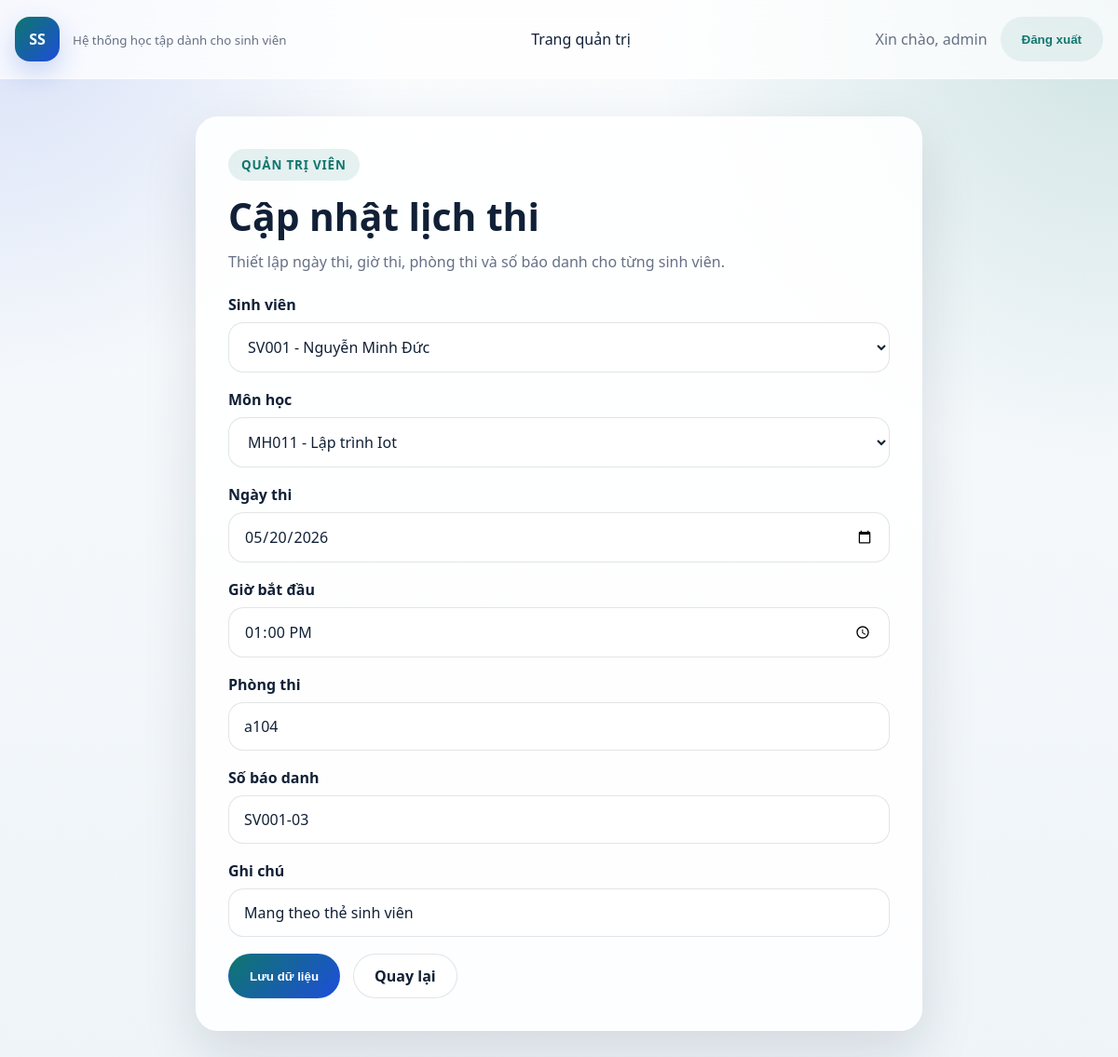
Page /exam-schedules/65/edit/ (signed in) on the committed database.
### students/models.py (models this page shows, shortened)
class ExamSchedule(models.Model):
    student = models.ForeignKey(
        Student,
        on_delete=models.CASCADE,
        related_name="exam_schedules",
        verbose_name="Sinh viên",
    )
    subject = models.ForeignKey(
        Subject,
        on_delete=models.CASCADE,
        related_name="exam_schedules",
        verbose_name="Môn học",
    )
    exam_date = models.DateField(verbose_name="Ngày thi")
    start_time = models.TimeField(verbose_name="Giờ bắt đầu")
    room = models.CharField(max_length=50, verbose_name="Phòng thi")
    seat_number = models.CharField(max_length=20, blank=True, verbose_name="Số báo danh")
    note = models.CharField(max_length=255, blank=True, verbose_name="Ghi chú")
    created_at = models.DateTimeField(auto_now_add=True)
    updated_at = models.DateTimeField(auto_now=True)
    class Meta:
        ordering = ["student__student_code", "exam_date", "start_time"]
        verbose_name = "Lịch thi"
        verbose_name_plural = "Lịch thi"
        constraints = [
            models.UniqueConstraint(
                fields=["student", "subject", "exam_date", "start_time"],
                name="unique_student_exam_slot",
            )
        ]

### students/views.py (the view)
# urls.py: path("exam-schedules/<int:pk>/edit/", views.ExamScheduleUpdateView.as_view(), name="exam_schedule_edit"),
class ExamScheduleUpdateView(StaffRequiredMixin, SuccessMessageMixin, UpdateView):
    model = ExamSchedule
    form_class = ExamScheduleForm
    template_name = "students/exam_schedule_form.html"
    success_url = reverse_lazy("students:exam_schedule_list")
    success_message = "Cập nhật lịch thi thành công."

### students/forms.py
class ExamScheduleForm(BootstrapFormMixin, forms.ModelForm):
    class Meta:
        model = ExamSchedule
        fields = [
            "student",
            "subject",
            "exam_date",
            "start_time",
            "room",
            "seat_number",
            "note",
        ]
        widgets = {
            "exam_date": DateInput(),
            "start_time": forms.TimeInput(attrs={"type": "time"}),
        }
    def __init__(self, *args, **kwargs):
        super().__init__(*args, **kwargs)
        self.fields["student"].queryset = Student.objects.order_by("student_code")
        self.fields["subject"].queryset = Subject.objects.order_by("subject_code")

### students/models.py (called while the page is built)
    def __str__(self):
        return f"{self.student_code} - {self.full_name}"

    def __str__(self):
        return f"{self.subject_code} - {self.name}"

### students/views.py (called while the page is built)
    def test_func(self):
        return self.request.user.is_staff

### students/templates/students/exam_schedule_form.html (shortened to what this page needs)
{% extends "students/base.html" %}
{% block content %}
<section class="form-shell">
    <div class="form-card">
        <span class="eyebrow">Quản trị viên</span>
        <h1>{% if form.instance.pk %}Cập nhật lịch thi{% else %}Thêm lịch thi{% endif %}</h1>
        <p>Thiết lập ngày thi, giờ thi, phòng thi và số báo danh cho từng sinh viên.</p>
        <form method="post" class="styled-form">
            {% for field in form %}
                <div class="field-group">
                    <label for="{{ field.id_for_label }}">{{ field.label }}</label>
                    {{ field }}
                </div>
            {% endfor %}
            <div class="form-actions">
                <button class="primary-button" type="submit">Lưu dữ liệu</button>
                <a class="secondary-button" href="{% url 'students:exam_schedule_list' %}">Quay lại</a>
            </div>
        </form>
    </div>
</section>
{% endblock %}

### students/templates/students/base.html (shortened to what this page needs)
{% load static %}
<!DOCTYPE html>
<html lang="vi">
<head>
    <link rel="stylesheet" href="{% static 'students/styles.css' %}">
</head>
<body>
    <header class="topbar">
        <div class="container topbar-inner">
            {% if user.is_authenticated and not user.is_staff %}
                <a class="brand" href="{% url 'students:student_result' %}">
                    <span class="brand-mark">SV</span>
                    <span class="brand-text">
                        <strong>Cổng thông tin sinh viên</strong>
                        <small>Theo dõi học tập cá nhân</small>
                    </span>
                </a>
            {% else %}
                <a class="brand" href="{% url 'students:home' %}">
                    <span class="brand-mark">SS</span>
                    <span class="brand-text">
                        <small>Hệ thống học tập dành cho sinh viên</small>
                    </span>
                </a>
            {% endif %}
            <nav class="nav-links">
                {% if user.is_authenticated and not user.is_staff %}
                    <a href="{% url 'students:student_profile' %}">Trang cá nhân</a>
                    <a href="{% url 'students:student_result' %}">Kết quả học tập</a>
                    <a href="{% url 'students:student_schedule' %}">Thời khóa biểu</a>
                    <a href="{% url 'students:student_exam_schedule' %}">Lịch thi</a>
                {% elif user.is_authenticated and user.is_staff %}
                    <a href="/admin/">Trang quản trị</a>
                {% endif %}
            </nav>
            <div class="user-actions">
                {% if user.is_authenticated %}
                    <span class="welcome">Xin chào, {{ user.get_full_name|default:user.username }}</span>
                    <form method="post" action="{% url 'students:logout' %}">
                        <button type="submit" class="ghost-button">Đăng xuất</button>
                    </form>
                {% else %}
                    <a class="primary-button" href="{% url 'students:login' %}">Đăng nhập sinh viên</a>
                {% endif %}
            </div>
        </div>
    </header>
    <main class="container page-content">
        {% block content %}{% endblock %}
    </main>
</body>
</html>

### static/students/styles.css (style rules this page uses)
:root { --bg: #f3f7fb; --surface: rgba(255, 255, 255, 0.88); --text: #112036; --muted: #667085; --line: rgba(17, 32, 54, 0.12); --primary: #0f766e; --secondary: #1d4ed8; --danger: #dc2626; --shadow: 0 24px 60px rgba(15, 23, 42, 0.12); --radius: 24px; }
* { box-sizing: border-box; }
body { margin: 0; font-family: "Segoe UI", sans-serif; color: var(--text); background: radial-gradient(circle at top left, rgba(29, 78, 216, 0.15), transparent 25%), radial-gradient(circle at top right, rgba(15, 118, 110, 0.18), transparent 30%), linear-gradient(180deg, #f9fbfd 0%, #eef4f8 100%); }
a { color: inherit; text-decoration: none; }
.container { width: min(1180px, calc(100% - 32px)); margin: 0 auto; }
.topbar { position: sticky; top: 0; z-index: 10; background: rgba(255, 255, 255, 0.76); backdrop-filter: blur(16px); border-bottom: 1px solid rgba(255, 255, 255, 0.65); }
.topbar-inner { display: flex; align-items: center; justify-content: space-between; gap: 24px; padding: 18px 0; }
.brand { display: flex; align-items: center; gap: 14px; }
.brand-mark { width: 48px; height: 48px; display: grid; place-items: center; border-radius: 16px; color: white; font-weight: 700; background: linear-gradient(135deg, var(--primary), var(--secondary)); box-shadow: 0 12px 28px rgba(29, 78, 216, 0.22); }
.brand-text small, .welcome, .hero p, .section-header p, .form-card p, .login-copy p, .metric-item span, .metric-card span { color: var(--muted); }
.nav-links, .user-actions, .hero-actions, .form-actions { display: flex; align-items: center; gap: 14px; }
.nav-links { flex-wrap: wrap; justify-content: center; }
.page-content { padding: 40px 0 56px; }
.hero-copy, .hero-panel, .panel, .form-card, .login-card { background: var(--surface); border-radius: var(--radius); box-shadow: var(--shadow); border: 1px solid rgba(255, 255, 255, 0.7); }
.hero-copy, .hero-panel, .form-card, .login-card { padding: 34px; }
.eyebrow { display: inline-flex; padding: 8px 14px; border-radius: 999px; background: rgba(15, 118, 110, 0.1); color: var(--primary); font-size: 0.84rem; font-weight: 700; text-transform: uppercase; letter-spacing: 0.06em; }
.hero h1, .section-header h1, .form-card h1, .login-copy h1 { margin: 16px 0 12px; line-height: 1.08; font-size: clamp(2rem, 3.4vw, 3.7rem); }
.form-shell { display: flex; justify-content: center; }
.form-card { width: min(780px, 100%); }
.styled-form { margin-top: 24px; }
.field-group { margin-bottom: 18px; }
.field-group label { display: block; margin-bottom: 8px; font-weight: 700; }
.field-group input, .field-group select, .field-group textarea { width: 100%; padding: 14px 16px; border: 1px solid var(--line); border-radius: 16px; background: white; color: var(--text); font: inherit; }
.primary-button, .secondary-button, .ghost-button, .danger-button { display: inline-flex; align-items: center; justify-content: center; min-height: 48px; padding: 0 22px; border-radius: 999px; border: 1px solid transparent; font-weight: 700; cursor: pointer; }
.primary-button { color: white; background: linear-gradient(135deg, var(--primary), var(--secondary)); }
.secondary-button { background: white; border-color: var(--line); }
.ghost-button { background: rgba(15, 118, 110, 0.08); color: var(--primary); }

### rows in the picture
ExamSchedule: form "SV001 - Nguyễn Minh Đức" "MH011 - Lập trình Iot" "05/20/2026" "13:00:00" "a104" "SV001-03" "Mang theo thẻ sinh viên"

### other values in the picture
{{ user.get_full_name|default:user.username }} "admin"
{{ field.label }} "Sinh viên" "Môn học" "Ngày thi" "Giờ bắt đầu" "Phòng thi" "Số báo danh" "Ghi chú"
